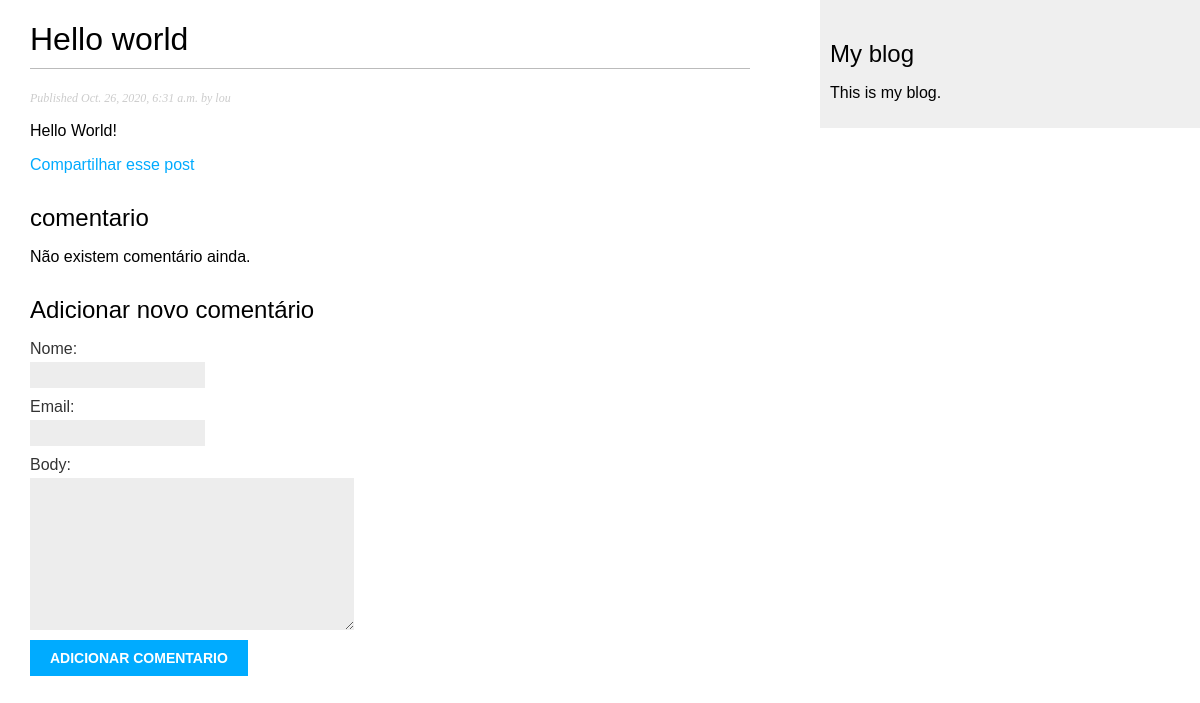
Before: /blog_app/2020/10/26/hello-world/ with the older database file.
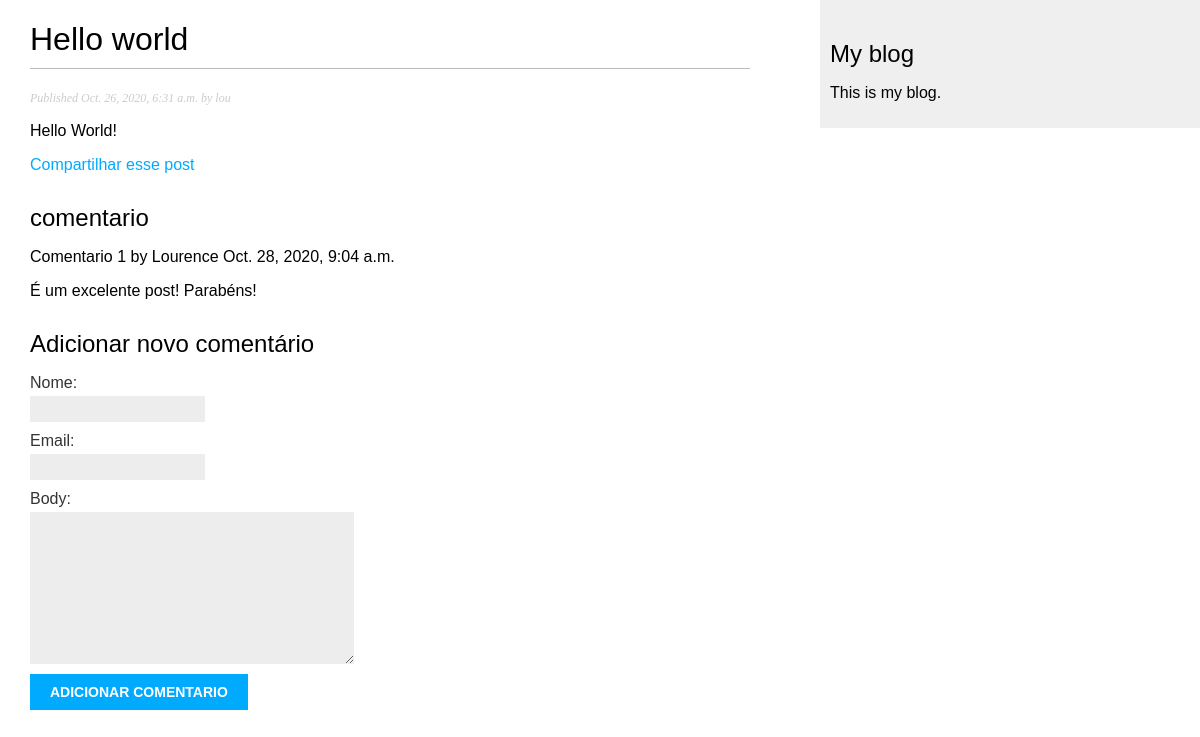
After: the same page with the newer database file.
### blog_app/models.py (models this page shows, shortened)
class Comentarios(models.Model):
    post = models.ForeignKey(Post,
                             on_delete= models.CASCADE,
                             related_name='comentarios') # ASSOCIA UM COMENTÁRIO A UM POST
    nome = models.CharField(max_length=80)
    email = models.EmailField()
    body = models.TextField()
    criado = models.DateTimeField(auto_now_add=True)
    atualizado = models.DateTimeField(auto_now=True)
    ativo = models.BooleanField(default=True)
    class Meta:
        ordering = ('criado',)

### blog_app/views.py (the view)
# urls.py: path('<int:year>/<int:month>/<int:day>/<slug:post>/',views.detalhe_post,name='detalhe_post'),
def detalhe_post(request, year, month, day, post):
    post = get_object_or_404(Post, slug= post,
                                   status='publicado',
                                   publicar__year=year,
                                   publicar__month=month,
                                   publicar__day=day)
    comentarios = post.comentarios.filter(ativo="True")
    novo_comentario = None
    if request.method == 'POST':
        comentario_form = ComentarioForm(data=request.POST)
        if comentario_form.is_valid():
            novo_comentario = comentario_form.save(commit=False)
            novo_comentario.post = post
            novo_comentario.save()
    else:
        comentario_form = ComentarioForm
    return render(request,'blog_app/post/detalhe.html',{'post': post,
                                                        'comentarios':comentarios,
                                                        'novo_comentario': novo_comentario,
                                                        'comentario_form': comentario_form})

### blog_app/templates/blog_app/post/detalhe.html (shortened to what this page needs)
{% extends "blog_app/base.html" %}
{% block content %}
<h1>{{ post.titulo }}</h1>
<p class="date">
  Published {{ post.publicar }} by {{ post.autor }}
</p>
{{ post.body|linebreaks }}
<p>
  <a href="{% url "blog_app:post_compartilhar" post.id %}">
    Compartilhar esse post
  </a>
</p>
{% with comments.count as total_comments %}
<h2>
{{ total_comments }} comentario {{ total_comments|pluralize }}
</h2>
{% endwith %}
{% for comentario in comentarios %}
<div class="comentario">
  <p class="info">
    Comentario {{ forloop.counter }} by {{ comentario.nome }}
    {{ comentario.criado }}
  </p>
  {{ comentario.body|linebreaks }}
</div>
{% empty %}
  <p>Não existem comentário ainda.</p>
{% endfor %}
{% if novo_comentario %}
  <h2>Seu comentário foi adicionado</h2>
{% else %}
  <h2>Adicionar novo comentário</h2>
  <form method="post">
    {{ comentario_form.as_p }}
    <p><input type="submit" value="Adicionar comentario" ></p>
  </form>
{% endif %}
{% endblock %}

Changed rows visible on the page:
added Comentarios: nome "Lourence", criado "Oct. 28, 2020, 9:04 a.m.", body "É um excelente post! Parabéns!"
Other visible differences:
text no longer shown: "Não existem comentário ainda."
